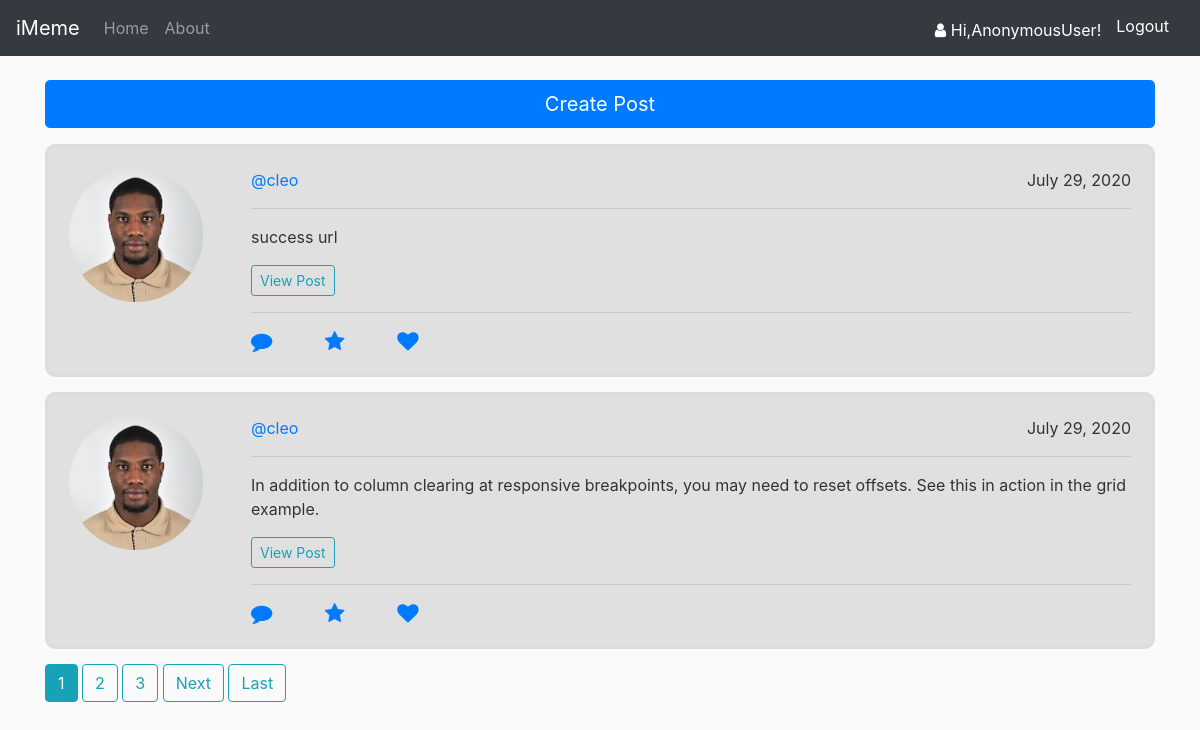
The page / on the database its author committed.
### accounts/models.py (models this page shows, shortened)
class Post(models.Model):
	content = models.TextField()
	date_created = models.DateTimeField(auto_now_add=True, null=True)
	blogger = models.ForeignKey(User, on_delete=models.CASCADE)

class Profile(models.Model):
	user = models.OneToOneField(User, null=True, on_delete=models.CASCADE)
	profile_pic = models.ImageField(default="default.png", upload_to='images')
	location =  models.CharField(max_length=200, null=True, blank=True)
	occupation =  models.CharField(max_length=200, null=True, blank=True)
	date_created = models.DateTimeField(auto_now_add=True, null=True)

### accounts/views.py (the view)
# urls.py: path('', PostListView.as_view(), name='accounts-home'),
class PostListView(ListView):
	model = Post
	template_name = 'accounts/home.html'
	context_object_name = 'posts'
	ordering = ['-date_created']
	paginate_by = 2

### accounts/templates/accounts/home.html (shortened to what this page needs)
{% extends 'accounts/base.html' %}
{% load crispy_forms_tags %}
{% load static %}
{% block content %}
	<div class="form-group">
        <a href="{% url 'post-create' %}" class="btn btn-primary btn-lg btn-block" type="submit">Create Post</a>
    </div>
		{% for post in posts %}
	    <div class="container content-section">
		    	<div class="row">
		    		<div class="col-2">
				    	<div class="post-thumbnail">
				            <a href="{% url 'user-posts' post.blogger.username %}" >
				                <img class="rounded-circle profile-thumbnail" class="img-fluid"  alt="Responsive Image"
             					width="80%" height="80%" src="{{ post.blogger.profile.profile_pic.url }}">
				            </a>
			        	</div>
		    		</div>
		    		<div class="col">
			         	<div>
			         		<a href="{% url 'user-posts' post.blogger.username %}">@{{ post.blogger }}</a>
			         		 <div class="post-date">{{ post.date_created|date:"N d, Y" }}</div>
			         	</div>
				           <hr>
			            <div class="post-body">
			            	<p>{{ post.content }}</p>
			            </div>
			            <div class="form-group justify-content-end">
							<a class="btn btn-outline-info btn-sm" href="{% url 'post-detail' post.id %}">View Post</a>
						</div>
							<hr>
				  			<a class="mr-5" href="{% url 'post-comments' post.id %}"><i class="fa fa-comment fa-lg" aria-hidden="true"></i></a>
				    		<a class="mr-5" href=""><i class="fa fa-star fa-lg" aria-hidden="true"></i></a>
				    		<a class="mr-5" href=""><i class="fa fa-heart fa-lg" aria-hidden="true"></i></a>
		    		</div>
		    	</div>
	    </div>
	    {% endfor %}
	{% if is_paginated %}
		{%  for num in page_obj.paginator.page_range %}
			{%  if page_obj.number == num %}
				<a class="btn btn-info mb-4" href="?page={{ num }}">{{ num }}</a>
			{% elif num > page_obj.number|add:'-3' and num < page_obj.number|add:'3'  %}
				<a class="btn btn-outline-info mb-4" href="?page={{ num }}">{{ num }}</a>
			{% endif %}
		{% endfor %}
		{% if page_obj.has_next %}
			<a class="btn btn-outline-info mb-4" href="?page={{ page_obj.next_page_number }}">Next</a>
			<a class="btn btn-outline-info mb-4" href="?page={{ page_obj.paginator.num_pages }}">Last</a>
		{% endif %}
	{% endif %}
{% endblock content %}

### accounts/templates/accounts/base.html (shortened to what this page needs)
{% load static %}
<!DOCTYPE html>
<html>
<head>
	<link rel="stylesheet" href="https://stackpath.bootstrapcdn.com/bootstrap/4.3.1/css/bootstrap.min.css">
	<link href="https://maxcdn.bootstrapcdn.com/font-awesome/4.7.0/css/font-awesome.min.css" rel="stylesheet">
	<link rel="stylesheet" type="text/css" href="{% static 'accounts/base.css' %}">
</head>
<body>
	{% include 'accounts/navbar.html' %}
	<div class="container">
		{% block content %}
		{% endblock content %}
	</div>
</body>
</html>

### accounts/templates/accounts/navbar.html (shortened to what this page needs)
<nav class="navbar navbar-expand-lg navbar-dark bg-dark fixed-top">
  <a class="navbar-brand" href="{% url 'accounts-home'  %}">iMeme</a>
  <div class="collapse navbar-collapse" id="navbarNav">
  	<div class="navbar-nav mr-auto">
    	<a class="nav-item nav-link" href="{% url 'accounts-home' %}">Home</a>
        <a class="nav-item nav-link" href="{% url 'accounts-about' %}">About</a>
    </div>
    <div class="navbar-nav">
        <span class="logo"><a ><i class="fa fa-user mt-2"></i> Hi,{{ request.user }}!</a></span>
        <span ><a class="logo mt-3" href="{% url 'accounts-logout' %}">Logout</a></span>
    </div>
  </div>
</nav>

### accounts/static/accounts/base.css (style rules this page uses)
body { background: #fafafa; color: #333333; margin-top: 5rem; }
.content-section { background: #e0e0e0; padding: 20px 20px; border: 4px solid #dddddd; border-radius: 10px; margin-bottom: 15px; }
div.post-date { float: right; }
div.post-thumbnail { position: absolute; }

### accounts/templates/accounts/navbar.html (style rules this page uses)
.logo { color: #fff; margin-right: 15px; }

### rows shown on the page
Post: blogger.profile.profile_pic (picture), blogger "cleo", date_created "July 29, 2020", content "success url"
Post: blogger.profile.profile_pic (picture), blogger "cleo", date_created "July 29, 2020", content "In addition to column clearing at responsive breakpoints, you may need to reset offsets. See this in action in the grid example."

### other values the page prints
{{ request.user }} "AnonymousUser"
{{ num }} "1"
{{ num }} "2" "3"
